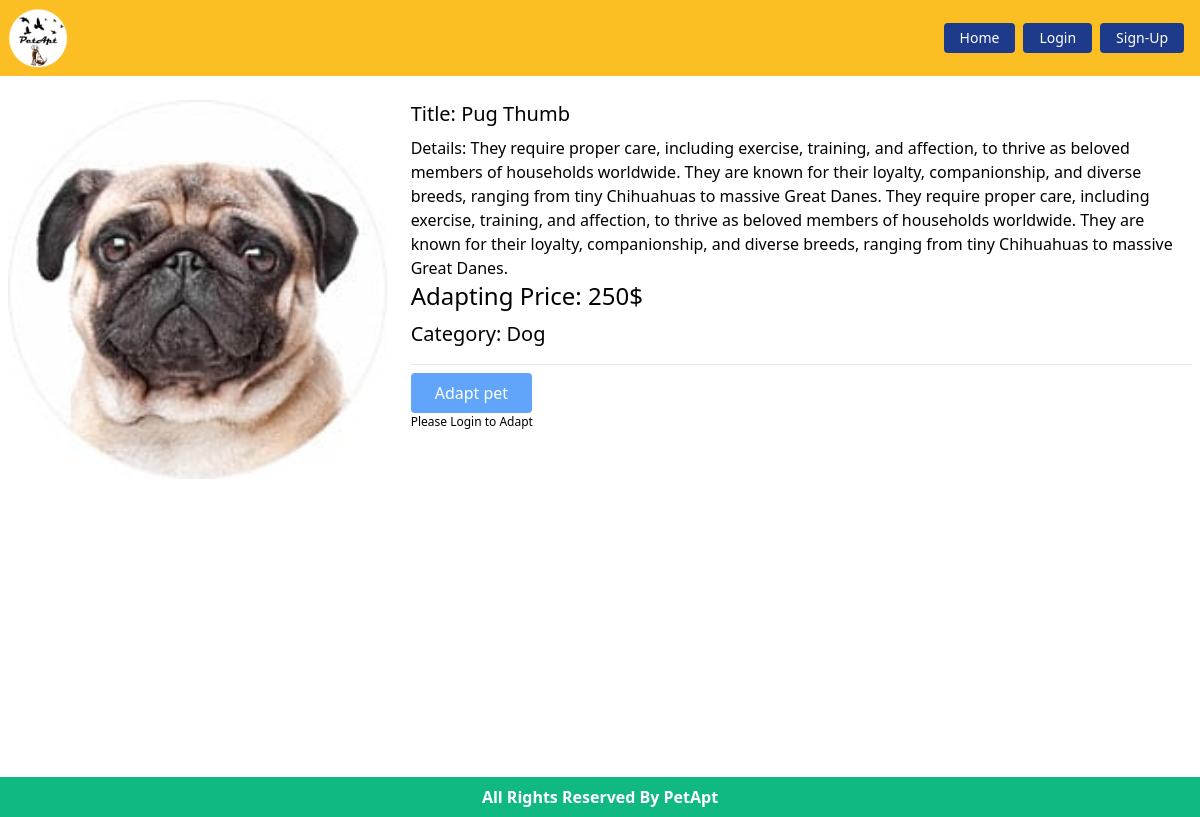
/user/pet-details/4, run on the app's committed database.
### Pets/models.py (models this page shows, shortened)
class Pet(models.Model):
    image = models.ImageField(upload_to='pets/media/images/')
    title = models.CharField(max_length = 40)
    description = models.TextField()
    adapt_price = models.IntegerField()
    category = models.ForeignKey(PetCategory, on_delete=models.CASCADE)

class PetCategory(models.Model):
    name = models.CharField(max_length=30)
    slug = models.SlugField(max_length=80)
    def __str__(self):
        return self.name

### Pets/views.py (the view, shortened to what this page needs)
# urls.py: path('pet-details/<int:id>', PetDetails.as_view(), name='petDetails')
class PetDetails(DetailView):
    model = Pet
    template_name = 'pet.html'
    pk_url_kwarg = 'id'
    def get_context_data(self, **kwargs):
        context = super().get_context_data(**kwargs)
        all_feedback = self.object.feedbacks.all()
        review_form = FeedbackForm()
        context['reviews'] = all_feedback
        context['review_form'] = review_form
        return context

### Pets/templates/pet.html (shortened to what this page needs)
{% extends 'base.html' %}
{% load static %}
{% block content %}
<div class="pet-card pt-2">
    <div class="md:grid grid-cols-3 gap-6">
        <div>
            <img src={{pet.image.url}} alt="pet" class="w-full">
        </div>
        <div class="col-span-2">
            <p class="text-xl pb-2">Title: {{pet.title}}</p>
            <p>Details: {{pet.description}}</p>
            <p class="text-2xl pb-2">Adapting Price: {{pet.adapt_price}}$</p>
            <p class="text-xl pb-2">Category: {{pet.category}}</p>
            <hr class="my-2">
            {% if user.is_authenticated %}
            <a href="{% url 'adaptpet' pet.id %}"
                class="rounded text-white hover:bg-green-500 border bg-green-400 px-6 py-2 inline-block">
                Adapt pet
            </a>
            {% else %}
            <button class="rounded text-white bg-blue-400 px-6 py-2 inline-block">Adapt
                pet
            </button>
            <p style="font-size: 12px;">Please Login to Adapt</p>
            {% endif %}
        </div>
    </div>
</div>
{% endblock %}

### data on the page
Pet: image (picture), title "Pug Thumb", description "They require proper care, including exercise, training, and affection, to thrive as beloved members of households worldwide. They are known for their loyalty, companionship, and diverse breeds, ranging from tiny Chihuahuas to massive Great Danes. They require proper care, including exercise, training, and affection, to thrive as beloved members of households worldwide. They are known for their loyalty, companionship, and diverse breeds, ranging from tiny Chihuahuas to massive Great Danes.", adapt_price "250", category "Dog"
